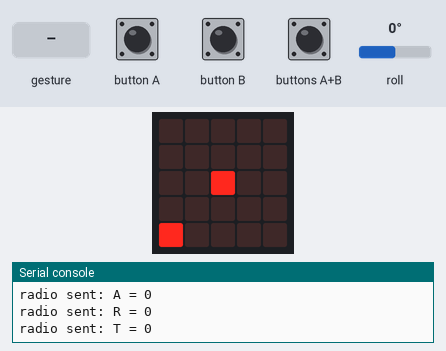
The program below on a simulated BBC micro:bit (MakeCode). Parts: the board's 5×5 LED display, the last lines printed to the serial console. Inputs (shaded band) come from the test bench; at power-on: roll 0°. No radio messages arrive unless stated (any console line starting 'radio sent:' is added by the test bench); a tilt is held for 1.5 s and a shake lasts 1 s, then the board lies face up again.

Above: at 1.9 s.
2.0 s: gesture 'shake'
At 3.12 s:
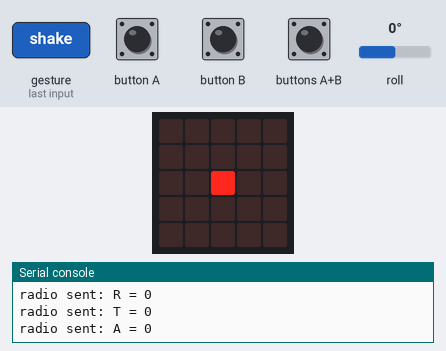
4.7 s: roll set to 2°
At 5.6 s:
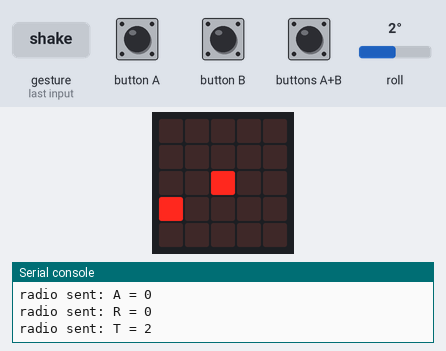
6.2 s: buttons A+B pressed for 0.15 s
At 7.1 s:
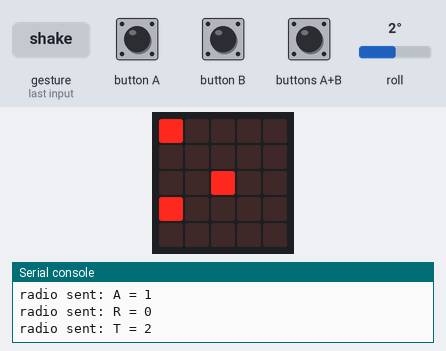
7.8 s: roll set to -172°
At 9.0 s:
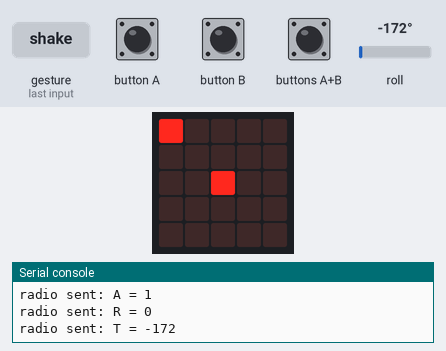
9.3 s: roll set to 0°
At 10.4 s:
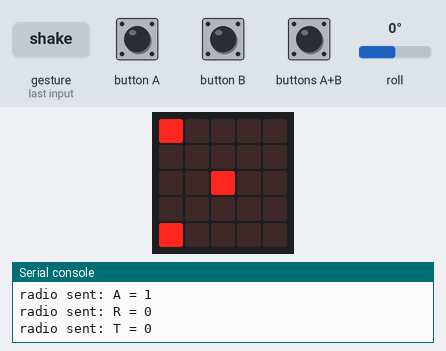
10.8 s: gesture 'shake'
At 11.64 s:
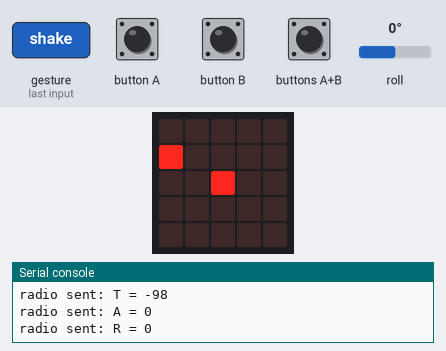
Timing chart, 0 to 13.6 s (numbered marks = the images above; inputs shaded):
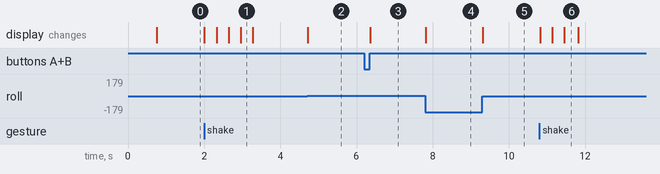

Measured:
- the behaviour switches between 0 and 1° on roll (found by bisection; images 1 and 2)
- after the input at 2.0 s, the display: first changes at once (image 1 shows a later state)
- after the input at 4.7 s, the display: changes at once (image 2)
- after the input at 6.2 s, the display: changes after 0.16 s (image 3)
- after the input at 7.8 s, the display: changes at once (image 4)
- after the input at 9.3 s, the display: changes at once (image 5)
- after the input at 10.8 s, the display: first changes at once (image 6 shows a later state)

The program:

main.ts
```typescript
input.onButtonPressed(Button.A, function () {
    Throttle += -10
    if (Throttle < 0) {
        Throttle = 0
    }
})
input.onGesture(Gesture.Shake, function () {
    Throttle = 0
    AvPå = 0
})
input.onButtonPressed(Button.AB, function () {
    if (AvPå) {
        AvPå = 0
    } else {
        AvPå = 1
    }
    Throttle = 0
})
input.onButtonPressed(Button.B, function () {
    Throttle += 10
    if (Throttle > 100) {
        Throttle = 100
    }
})
let AvPå = 0
let Throttle = 0
let Radiogruppe = 1
basic.showNumber(Radiogruppe)
radio.setGroup(Radiogruppe)
basic.forever(function () {
    let Roll = 0
    Throttle = input.rotation(Rotation.Roll)
    basic.clearScreen()
    if (AvPå) {
        led.plot(0, 0)
    }
    led.plot(0, Math.map(Throttle, 0, 100, 4, 0))
    led.plot(Math.map(Roll, -45, 45, 0, 4), 2)
    radio.sendValue("A", AvPå)
    radio.sendValue("R", Roll)
    radio.sendValue("T", Throttle)
})
```

test.ts
```typescript
// testene settes inn her; disse vil ikke kompilert så lenge denne pakken blir brukt som en utvidelse.
```
